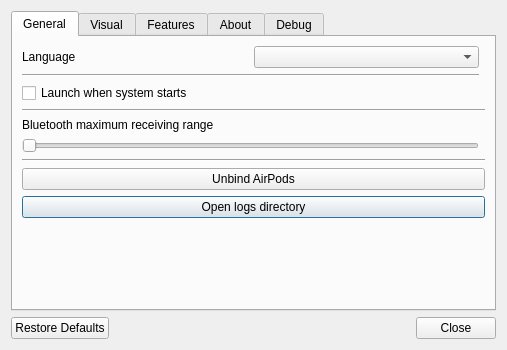
<?xml version="1.0" encoding="UTF-8"?>
<ui version="4.0">
 <class>SettingsWindow</class>
 <widget class="QDialog" name="SettingsWindow">
  <property name="geometry">
   <rect>
    <x>0</x>
    <y>0</y>
    <width>450</width>
    <height>350</height>
   </rect>
  </property>
  <property name="windowTitle">
   <string>AirPodsWindows Settings</string>
  </property>
  <layout class="QVBoxLayout" name="verticalLayout">
   <item>
    <widget class="QTabWidget" name="tabWidget">
     <property name="currentIndex">
      <number>0</number>
     </property>
     <widget class="QWidget" name="general">
      <attribute name="title">
       <string>General</string>
      </attribute>
      <layout class="QGridLayout" name="gridLayout">
       <item row="2" column="0">
        <widget class="Line" name="line_3">
         <property name="orientation">
          <enum>Qt::Horizontal</enum>
         </property>
        </widget>
       </item>
       <item row="7" column="0" colspan="2">
        <widget class="Line" name="line_5">
         <property name="orientation">
          <enum>Qt::Horizontal</enum>
         </property>
        </widget>
       </item>
       <item row="9" column="0" colspan="2">
        <widget class="QPushButton" name="pbOpenLogsDirectory">
         <property name="text">
          <string>Open logs directory</string>
         </property>
        </widget>
       </item>
       <item row="4" column="0" colspan="2">
        <widget class="Line" name="line_4">
         <property name="orientation">
          <enum>Qt::Horizontal</enum>
         </property>
        </widget>
       </item>
       <item row="5" column="0" colspan="2">
        <widget class="QLabel" name="label_2">
         <property name="text">
          <string>Bluetooth maximum receiving range</string>
         </property>
        </widget>
       </item>
       <item row="8" column="0" colspan="2">
        <widget class="QPushButton" name="pbUnbind">
         <property name="text">
          <string>Unbind AirPods</string>
         </property>
        </widget>
       </item>
       <item row="3" column="0" colspan="2">
        <widget class="QCheckBox" name="cbAutoRun">
         <property name="text">
          <string>Launch when system starts</string>
         </property>
        </widget>
       </item>
       <item row="6" column="0">
        <widget class="QSlider" name="hsMaxReceivingRange">
         <property name="orientation">
          <enum>Qt::Horizontal</enum>
         </property>
        </widget>
       </item>
       <item row="10" column="0">
        <spacer name="verticalSpacer">
         <property name="orientation">
          <enum>Qt::Vertical</enum>
         </property>
         <property name="sizeHint" stdset="0">
          <size>
           <width>20</width>
           <height>40</height>
          </size>
         </property>
        </spacer>
       </item>
       <item row="0" column="0">
        <layout class="QHBoxLayout" name="horizontalLayout_4">
         <item>
          <widget class="QLabel" name="label_6">
           <property name="text">
            <string>Language</string>
           </property>
          </widget>
         </item>
         <item>
          <widget class="QComboBox" name="cbLanguages"/>
         </item>
        </layout>
       </item>
      </layout>
     </widget>
     <widget class="QWidget" name="visual">
      <attribute name="title">
       <string>Visual</string>
      </attribute>
      <layout class="QGridLayout" name="gridLayout_4">
       <item row="3" column="0">
        <widget class="QLabel" name="label_7">
         <property name="text">
          <string>Display battery on taskbar</string>
         </property>
        </widget>
       </item>
       <item row="5" column="0">
        <spacer name="verticalSpacer_5">
         <property name="orientation">
          <enum>Qt::Vertical</enum>
         </property>
         <property name="sizeHint" stdset="0">
          <size>
           <width>20</width>
           <height>185</height>
          </size>
         </property>
        </spacer>
       </item>
       <item row="1" column="0">
        <layout class="QHBoxLayout" name="horizontalLayout">
         <item>
          <widget class="QRadioButton" name="rbDisplayBatteryOnTrayIconDisable">
           <property name="text">
            <string>Disable</string>
           </property>
           <property name="checked">
            <bool>true</bool>
           </property>
           <attribute name="buttonGroup">
            <string notr="true">buttonGroup</string>
           </attribute>
          </widget>
         </item>
         <item>
          <widget class="QRadioButton" name="rbDisplayBatteryOnTrayIconWhenLowBattery">
           <property name="text">
            <string>When low battery</string>
           </property>
           <attribute name="buttonGroup">
            <string notr="true">buttonGroup</string>
           </attribute>
          </widget>
         </item>
         <item>
          <widget class="QRadioButton" name="rbDisplayBatteryOnTrayIconAlways">
           <property name="text">
            <string>Always</string>
           </property>
           <attribute name="buttonGroup">
            <string notr="true">buttonGroup</string>
           </attribute>
          </widget>
         </item>
        </layout>
       </item>
       <item row="4" column="0">
        <layout class="QHBoxLayout" name="horizontalLayout_5">
         <item>
          <widget class="QRadioButton" name="rbDisplayBatteryOnTaskbarDisable">
           <property name="text">
            <string>Disable</string>
           </property>
           <property name="checked">
            <bool>true</bool>
           </property>
           <attribute name="buttonGroup">
            <string notr="true">buttonGroup_2</string>
           </attribute>
          </widget>
         </item>
         <item>
          <widget class="QRadioButton" name="rbDisplayBatteryOnTaskbarText">
           <property name="text">
            <string>As text</string>
           </property>
           <attribute name="buttonGroup">
            <string notr="true">buttonGroup_2</string>
           </attribute>
          </widget>
         </item>
         <item>
          <widget class="QRadioButton" name="rbDisplayBatteryOnTaskbarIcon">
           <property name="text">
            <string>As icon</string>
           </property>
           <attribute name="buttonGroup">
            <string notr="true">buttonGroup_2</string>
           </attribute>
          </widget>
         </item>
        </layout>
       </item>
       <item row="0" column="0">
        <widget class="QLabel" name="label_5">
         <property name="text">
          <string>Display battery on tray icon</string>
         </property>
        </widget>
       </item>
       <item row="2" column="0">
        <widget class="Line" name="line_8">
         <property name="orientation">
          <enum>Qt::Horizontal</enum>
         </property>
        </widget>
       </item>
      </layout>
     </widget>
     <widget class="QWidget" name="features">
      <attribute name="title">
       <string>Features</string>
      </attribute>
      <layout class="QGridLayout" name="gridLayout_2">
       <item row="3" column="0">
        <layout class="QHBoxLayout" name="horizontalLayout_6">
         <item>
          <widget class="QCheckBox" name="cbConversationalAwareness">
           <property name="text">
            <string>Conversational awareness</string>
           </property>
          </widget>
         </item>
         <item>
          <layout class="QHBoxLayout" name="hlTipConversationalAwareness"/>
         </item>
         <item>
          <spacer name="horizontalSpacer_6">
           <property name="orientation">
            <enum>Qt::Horizontal</enum>
           </property>
           <property name="sizeHint" stdset="0">
            <size>
             <width>40</width>
             <height>20</height>
            </size>
           </property>
          </spacer>
         </item>
        </layout>
       </item>
       <item row="4" column="0">
        <layout class="QHBoxLayout" name="hlConversationalAwarenessVolume">
         <item>
          <widget class="QLabel" name="lblConversationalAwarenessVolume">
           <property name="text">
            <string>Speaking volume reduction:</string>
           </property>
          </widget>
         </item>
         <item>
          <widget class="QSlider" name="sliderConversationalAwarenessVolume">
           <property name="minimum">
            <number>10</number>
           </property>
           <property name="maximum">
            <number>100</number>
           </property>
           <property name="value">
            <number>40</number>
           </property>
           <property name="orientation">
            <enum>Qt::Horizontal</enum>
           </property>
          </widget>
         </item>
         <item>
          <widget class="QLabel" name="lblConversationalAwarenessVolumeValue">
           <property name="text">
            <string>40%</string>
           </property>
           <property name="minimumSize">
            <size>
             <width>40</width>
             <height>0</height>
            </size>
           </property>
          </widget>
         </item>
        </layout>
       </item>
       <item row="5" column="0">
        <widget class="Line" name="line_features_1">
         <property name="orientation">
          <enum>Qt::Horizontal</enum>
         </property>
        </widget>
       </item>
       <item row="6" column="0">
        <layout class="QHBoxLayout" name="horizontalLayout_7">
         <item>
          <widget class="QCheckBox" name="cbPersonalizedVolume">
           <property name="text">
            <string>Personalized volume</string>
           </property>
          </widget>
         </item>
         <item>
          <layout class="QHBoxLayout" name="hlTipPersonalizedVolume"/>
         </item>
         <item>
          <spacer name="horizontalSpacer_7">
           <property name="orientation">
            <enum>Qt::Horizontal</enum>
           </property>
           <property name="sizeHint" stdset="0">
            <size>
             <width>40</width>
             <height>20</height>
            </size>
           </property>
          </spacer>
         </item>
        </layout>
       </item>
       <item row="7" column="0">
        <layout class="QHBoxLayout" name="horizontalLayout_8">
         <item>
          <widget class="QCheckBox" name="cbLoudSoundReduction">
           <property name="text">
            <string>Reduce loud sounds</string>
           </property>
          </widget>
         </item>
         <item>
          <layout class="QHBoxLayout" name="hlTipLoudSoundReduction"/>
         </item>
         <item>
          <spacer name="horizontalSpacer_8">
           <property name="orientation">
            <enum>Qt::Horizontal</enum>
           </property>
           <property name="sizeHint" stdset="0">
            <size>
             <width>40</width>
             <height>20</height>
            </size>
           </property>
          </spacer>
         </item>
        </layout>
       </item>
       <item row="8" column="0">
        <widget class="Line" name="line_features_2">
         <property name="orientation">
          <enum>Qt::Horizontal</enum>
         </property>
        </widget>
       </item>
       <item row="9" column="0">
        <layout class="QHBoxLayout" name="horizontalLayout_9">
         <item>
          <widget class="QLabel" name="lbNoiseControlMode">
           <property name="text">
            <string>Noise control mode</string>
           </property>
          </widget>
         </item>
         <item>
          <widget class="QComboBox" name="cbNoiseControlMode"/>
         </item>
         <item>
          <spacer name="horizontalSpacer_9">
           <property name="orientation">
            <enum>Qt::Horizontal</enum>
           </property>
           <property name="sizeHint" stdset="0">
            <size>
             <width>40</width>
             <height>20</height>
            </size>
           </property>
          </spacer>
         </item>
        </layout>
       </item>
       <item row="10" column="0">
        <layout class="QHBoxLayout" name="horizontalLayout_10">
         <item>
          <widget class="QLabel" name="lbAdaptiveTransparencyLevel">
           <property name="text">
            <string>Adaptive transparency level</string>
           </property>
          </widget>
         </item>
         <item>
          <widget class="QSlider" name="hsAdaptiveTransparencyLevel">
           <property name="minimum">
            <number>0</number>
           </property>
           <property name="maximum">
            <number>50</number>
           </property>
           <property name="orientation">
            <enum>Qt::Horizontal</enum>
           </property>
          </widget>
         </item>
        </layout>
       </item>
       <item row="10" column="0">
        <widget class="Line" name="line_2">
         <property name="orientation">
          <enum>Qt::Horizontal</enum>
         </property>
        </widget>
       </item>
       <item row="11" column="0">
        <spacer name="verticalSpacer_2">
         <property name="orientation">
          <enum>Qt::Vertical</enum>
         </property>
         <property name="sizeHint" stdset="0">
          <size>
           <width>20</width>
           <height>56</height>
          </size>
         </property>
        </spacer>
       </item>
       <item row="2" column="0">
        <layout class="QHBoxLayout" name="horizontalLayout_3">
         <item>
          <widget class="QCheckBox" name="cbAutoEarDetection">
           <property name="text">
            <string>Automatic ear detection</string>
           </property>
          </widget>
         </item>
         <item>
          <layout class="QHBoxLayout" name="hlTipAutoEarDetection"/>
         </item>
         <item>
          <spacer name="horizontalSpacer_2">
           <property name="orientation">
            <enum>Qt::Horizontal</enum>
           </property>
           <property name="sizeHint" stdset="0">
            <size>
             <width>40</width>
             <height>20</height>
            </size>
           </property>
          </spacer>
         </item>
        </layout>
       </item>
       <item row="0" column="0">
        <layout class="QHBoxLayout" name="horizontalLayout_2">
         <item>
          <widget class="QCheckBox" name="cbLowAudioLatency">
           <property name="text">
            <string>Low audio latency</string>
           </property>
          </widget>
         </item>
         <item>
          <layout class="QHBoxLayout" name="hlLowAudioLatency"/>
         </item>
         <item>
          <spacer name="horizontalSpacer">
           <property name="orientation">
            <enum>Qt::Horizontal</enum>
           </property>
           <property name="sizeHint" stdset="0">
            <size>
             <width>40</width>
             <height>20</height>
            </size>
           </property>
          </spacer>
         </item>
        </layout>
       </item>
       <item row="1" column="0">
        <widget class="Line" name="line">
         <property name="orientation">
          <enum>Qt::Horizontal</enum>
         </property>
        </widget>
       </item>
      </layout>
     </widget>
     <widget class="QWidget" name="about">
      <attribute name="title">
       <string>About</string>
      </attribute>
      <layout class="QGridLayout" name="gridLayout_3">
       <item row="0" column="0">
        <layout class="QVBoxLayout" name="verticalLayout_2">
         <item>
          <widget class="QWidget" name="logo" native="true">
           <property name="minimumSize">
            <size>
             <width>64</width>
             <height>64</height>
            </size>
           </property>
           <property name="styleSheet">
            <string notr="true">image: url(:/Resource/Image/Icon.svg);</string>
           </property>
          </widget>
         </item>
         <item>
          <spacer name="verticalSpacer_3">
           <property name="orientation">
            <enum>Qt::Vertical</enum>
           </property>
           <property name="sizeHint" stdset="0">
            <size>
             <width>20</width>
             <height>40</height>
            </size>
           </property>
          </spacer>
         </item>
        </layout>
       </item>
       <item row="0" column="1">
        <layout class="QVBoxLayout" name="verticalLayout_3">
         <item>
          <layout class="QHBoxLayout" name="horizontalLayout_7">
           <item>
            <widget class="QLabel" name="label_3">
             <property name="font">
              <font>
               <family>Arial</family>
               <pointsize>12</pointsize>
               <weight>75</weight>
               <bold>true</bold>
              </font>
             </property>
             <property name="text">
              <string notr="true">AirPodsWindows</string>
             </property>
            </widget>
           </item>
           <item>
            <widget class="QLabel" name="lbVersion">
             <property name="text">
              <string notr="true">v</string>
             </property>
             <property name="openExternalLinks">
              <bool>true</bool>
             </property>
             <property name="textInteractionFlags">
              <set>Qt::LinksAccessibleByMouse|Qt::TextSelectableByMouse</set>
             </property>
            </widget>
           </item>
           <item>
            <spacer name="horizontalSpacer_4">
             <property name="orientation">
              <enum>Qt::Horizontal</enum>
             </property>
             <property name="sizeHint" stdset="0">
              <size>
               <width>40</width>
               <height>20</height>
              </size>
             </property>
            </spacer>
           </item>
          </layout>
         </item>
         <item>
          <widget class="Line" name="line_7">
           <property name="orientation">
            <enum>Qt::Horizontal</enum>
           </property>
          </widget>
         </item>
         <item>
          <widget class="QLabel" name="label">
           <property name="text">
            <string>&lt;html&gt;&lt;head/&gt;&lt;body&gt;&lt;p&gt;Open source &lt;a href=&quot;https://github.com/YimingZhanshen/AirPodsWindows&quot;&gt;&lt;span style=&quot; text-decoration: underline; color:#0000ff;&quot;&gt;repository&lt;/span&gt;&lt;/a&gt; and licensed under &lt;a href=&quot;https://github.com/YimingZhanshen/AirPodsWindows/blob/main/LICENSE&quot;&gt;&lt;span style=&quot; text-decoration: underline; color:#0000ff;&quot;&gt;GPLv3&lt;/span&gt;&lt;/a&gt;.&lt;/p&gt;&lt;/body&gt;&lt;/html&gt;</string>
           </property>
           <property name="openExternalLinks">
            <bool>true</bool>
           </property>
          </widget>
         </item>
         <item>
          <widget class="QLabel" name="label_4">
           <property name="text">
            <string>Copyright © 2021-2026 SpriteOvO &amp; YimingZhanshen. All rights reserved.</string>
           </property>
          </widget>
         </item>
         <item>
          <widget class="Line" name="line_6">
           <property name="orientation">
            <enum>Qt::Horizontal</enum>
           </property>
          </widget>
         </item>
         <item>
          <widget class="QTextBrowser" name="tbCredits">
           <property name="frameShape">
            <enum>QFrame::NoFrame</enum>
           </property>
           <property name="textInteractionFlags">
            <set>Qt::LinksAccessibleByKeyboard|Qt::LinksAccessibleByMouse</set>
           </property>
           <property name="openExternalLinks">
            <bool>true</bool>
           </property>
          </widget>
         </item>
        </layout>
       </item>
      </layout>
     </widget>
     <widget class="QWidget" name="debug">
      <attribute name="title">
       <string notr="true">Debug</string>
      </attribute>
      <layout class="QGridLayout" name="gridLayout_6">
       <item row="0" column="0">
        <widget class="QGroupBox" name="groupBox">
         <property name="title">
          <string notr="true">Bluetooth Advertisement Override</string>
         </property>
         <layout class="QGridLayout" name="gridLayout_5">
          <item row="1" column="0">
           <widget class="QTextEdit" name="teAdvOverride"/>
          </item>
          <item row="0" column="0">
           <widget class="QCheckBox" name="cbAdvOverride">
            <property name="text">
             <string notr="true">Enabled</string>
            </property>
           </widget>
          </item>
         </layout>
        </widget>
       </item>
      </layout>
     </widget>
    </widget>
   </item>
   <item>
    <widget class="QDialogButtonBox" name="buttonBox">
     <property name="orientation">
      <enum>Qt::Horizontal</enum>
     </property>
     <property name="standardButtons">
      <set>QDialogButtonBox::Close|QDialogButtonBox::RestoreDefaults</set>
     </property>
    </widget>
   </item>
  </layout>
 </widget>
 <resources/>
 <connections>
  <connection>
   <sender>buttonBox</sender>
   <signal>accepted()</signal>
   <receiver>SettingsWindow</receiver>
   <slot>accept()</slot>
   <hints>
    <hint type="sourcelabel">
     <x>248</x>
     <y>254</y>
    </hint>
    <hint type="destinationlabel">
     <x>157</x>
     <y>274</y>
    </hint>
   </hints>
  </connection>
  <connection>
   <sender>buttonBox</sender>
   <signal>rejected()</signal>
   <receiver>SettingsWindow</receiver>
   <slot>reject()</slot>
   <hints>
    <hint type="sourcelabel">
     <x>316</x>
     <y>260</y>
    </hint>
    <hint type="destinationlabel">
     <x>286</x>
     <y>274</y>
    </hint>
   </hints>
  </connection>
 </connections>
 <buttongroups>
  <buttongroup name="buttonGroup"/>
  <buttongroup name="buttonGroup_2"/>
 </buttongroups>
</ui>
